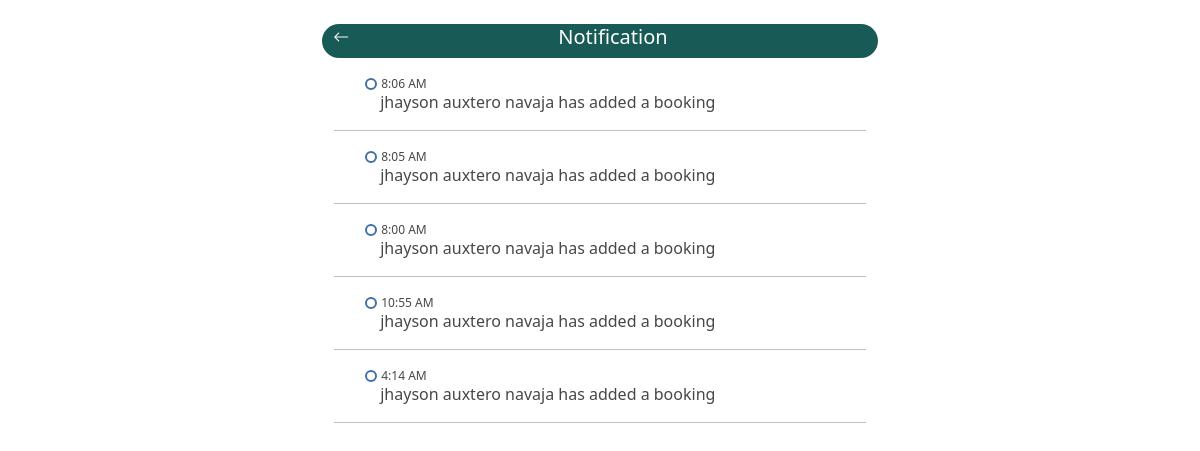
Screenshot of /notification.php?userid=1 with the database file from the repository.
### tables this page shows
CREATE TABLE `notifications` (
  `id` int(11) NOT NULL,
  `playerId` int(11) NOT NULL,
  `message` varchar(255) NOT NULL,
  `createdAt` timestamp NOT NULL DEFAULT current_timestamp()
);

### notification.php (the view, shortened to what this page needs)
<?php
require('dbconn.php');
$ID = $_GET['userid'];
$notificationSql = "SELECT * FROM notifications ORDER BY createdAt DESC";
$notificationResult = mysqli_query($conn, $notificationSql);
$notificationRow = $notificationResult->fetch_all(MYSQLI_ASSOC);
?>
<html>
    <head>
        <link href="https://cdn.jsdelivr.net/npm/bootstrap@5.3.1/dist/css/bootstrap.min.css" rel="stylesheet">
        <link rel="stylesheet" href="https://cdnjs.cloudflare.com/ajax/libs/font-awesome/5.15.3/css/all.min.css" />
        <link href='https://unpkg.com/boxicons@2.1.4/css/boxicons.min.css' rel='stylesheet'>
        <link rel="stylesheet" href="messageContacts.css">
        <link rel="stylesheet" href="https://cdn.jsdelivr.net/npm/bootstrap-icons@1.5.0/font/bootstrap-icons.css">
        <link rel="stylesheet" href="https://use.fontawesome.com/releases/v5.6.3/css/all.css">
        <link rel="stylesheet" href="notification.css">
    </head>
    <body><br>
        <div class="container-fluid d-flex justify-content-center align-items-center">
			<div class="edit-profile row">
                <div class="head-notification">
                    <div class="back">
                        <a href="home.php?userid=<?php echo $ID; ?>"><i class="bi bi-arrow-left"></i></a>
                    </div>
                    <h5>Notification</h5>
                </div>
                <div class="body-notification" id="bodyNotification">
                    <?php foreach ($notificationRow as $row) { ?>
                        <div class="post">
                            <div class="circle"></div>
                            <span class="time"><?php echo date('g:i A', strtotime($row['createdAt'])) ?></span>
                            <p><?php echo $row['message'] ?></p>
                        </div>
                    <?php } ?>
                </div>
                </div>
            </div>
    </body>
</html>

### notification.css (style rules this page uses)
.head-notification { padding: 1px; color:white; background-color: #185A56; text-align: center; border-radius: 20px; vertical-align: middle; }
.body-notification { position: relative; background-color: white; display: flex; flex-direction: column; height: 100%; color: #474747; }
.back { float: left; cursor: pointer; color: white; }
.back i { color: white; padding-left: 10px; }
.post { position: relative; padding-left: 31px; padding-top: 20px; z-index: 2; border-bottom: 1px solid silver; }
.circle { background-color: #fff; color: #4071a3; position: absolute; height: 12px; width: 12px; border-radius: 50%; border: 2px #4071a3 solid; box-shadow: 0 0 0 3px #fff; }
.post p { margin-top: 0; padding: 0 15px; }
.time { left: 16px; position: relative; font-size: 12px; display: block; line-height: 1; }

### rows the page displays
notifications: createdAt "8:06 AM", message "jhayson auxtero navaja has added a booking"
notifications: createdAt "8:05 AM", message "jhayson auxtero navaja has added a booking"
notifications: createdAt "8:00 AM", message "jhayson auxtero navaja has added a booking"
notifications: createdAt "10:55 AM", message "jhayson auxtero navaja has added a booking"
notifications: createdAt "4:14 AM", message "jhayson auxtero navaja has added a booking"
